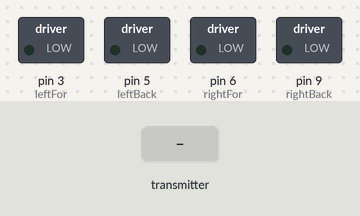
A sketch run on a simulated Arduino Uno, built with avr-gcc and run on an emulated ATmega328P. Parts: switched loads named in the sketch (green lamp = pin HIGH). The test bench sets the inputs (shaded band). No radio packets arrive unless stated.

Above: at 1.2 s.
1.3 s: the transmitter starts sending lForSpeed = 64
At 2.3 s:
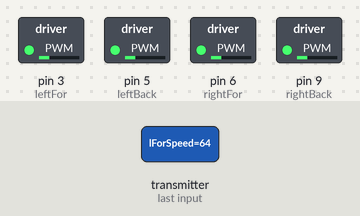
2.8 s: the transmitter starts sending lForSpeed = 128
At 3.5 s:
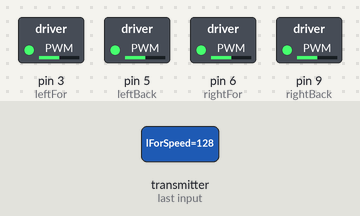
4.3 s: the transmitter starts sending lForSpeed = 255
At 4.6 s:
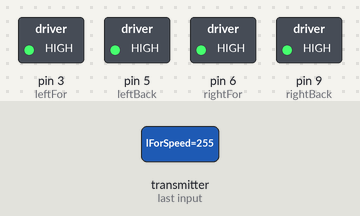
Timing chart, 0 to 7.3 s (numbered marks = the images above; inputs shaded):
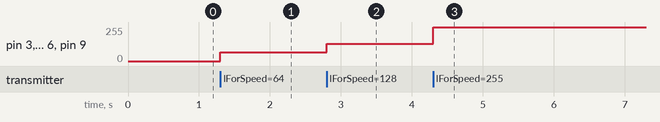

Measured:
- after the input at 1.3 s, pin 3 (leftFor), pin 5 (leftBack), pin 6 (rightFor), pin 9 (rightBack): 0/255 → 64/255 at once
- after the input at 2.8 s, pin 3 (leftFor), pin 5 (leftBack), pin 6 (rightFor), pin 9 (rightBack): 64/255 → 128/255 at once
- after the input at 4.3 s, pin 3 (leftFor), pin 5 (leftBack), pin 6 (rightFor), pin 9 (rightBack): 128/255 → 255/255 at once

The sketch:

motorrecieve.ino
```cpp
#include <SPI.h>
#include <nRF24L01.h>
#include <RF24.h>


RF24 radio(7, 10); // CE, CSN
const byte address[6] = "00001";

const int leftFor = 3;  // (pwm) pin 9 connected to pin A1     left
const int leftBack = 5;  // (pwm) pin 5 connected to pin A2     left

const int rightFor = 6; // (pwm) pin 10 connected to pin B1    Right
const int rightBack = 9;  // (pwm) pin 6 connected to pin B2    Right

int leftJoystick;
int rightJoystick;

byte lForSpeed;// change this (0-255) to control the speed of the motors
byte lBackSpeed;
byte rForSpeed;
byte rBackSpeed;

void setup() {
  Serial.begin(9600);
  radio.begin();
  radio.openReadingPipe(0, address);
  radio.setPALevel(RF24_PA_MIN);
  radio.startListening();

  pinMode(leftFor, OUTPUT); // set pins to output
  pinMode(leftBack, OUTPUT);
  pinMode(rightFor, OUTPUT);
  pinMode(rightBack, OUTPUT);
}

void loop() {
  radio.startListening();
  if (radio.available())
  {
    radio.read(&lForSpeed, sizeof(lForSpeed));
    analogWrite(leftFor, lForSpeed);

    radio.read(&lBackSpeed, sizeof(lBackSpeed));
    analogWrite(leftBack, lBackSpeed);

    radio.read(&rForSpeed, sizeof(rForSpeed));
    analogWrite(rightFor, rForSpeed);

    radio.read(&rBackSpeed, sizeof(rBackSpeed));
    analogWrite(rightBack, rBackSpeed);

  }
  /*
    forward();
    delay(1000);
    backward();
    delay(1000);
    left();
    delay(1000);
    right();
    delay(1000);
  */

}


void leftChannel()
{
  analogWrite(leftFor, lForSpeed);
  analogWrite(leftBack, lBackSpeed);
}

void rightChannel()
{
  analogWrite(rightFor, rForSpeed);
  analogWrite(rightBack, rBackSpeed);
}

//disregard this bullshit
/*
  void backward()
  {
  analogWrite(LeftFor, 0);
  analogWrite(LeftBack, speed);
  analogWrite(RightFor, 0);
  analogWrite(RightBack, speed);
  }

  void forward()
  {
  analogWrite(LeftFor, speed);
  analogWrite(LeftBack, 0);
  analogWrite(RightFor, speed);
  analogWrite(RightBack, 0);
  }

  void left()
  {
  analogWrite(LeftFor, speed);
  analogWrite(LeftBack, 0);
  analogWrite(RightFor, 0);
  analogWrite(RightBack, speed);
  }

  void right()
  {
  analogWrite(LeftFor, 0);
  analogWrite(LeftBack, speed);
  analogWrite(RightFor, speed);
  analogWrite(RightBack, 0);
  }
*/
```
